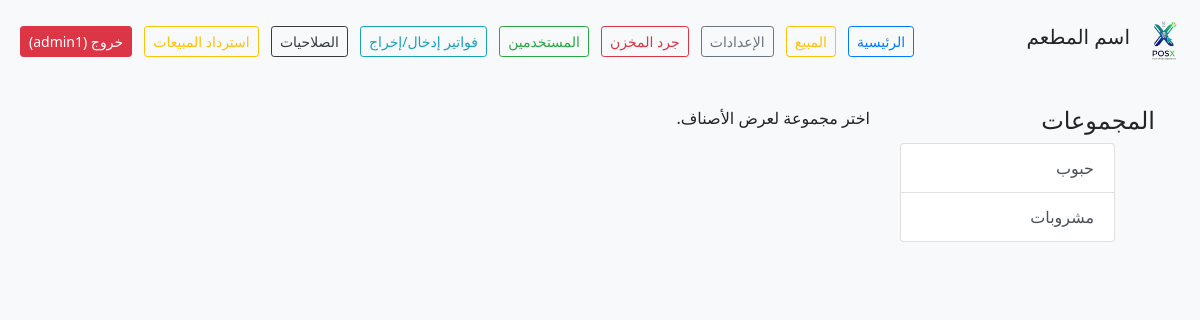
The app's page /public/items.php?group_id=0 (signed in), older data.
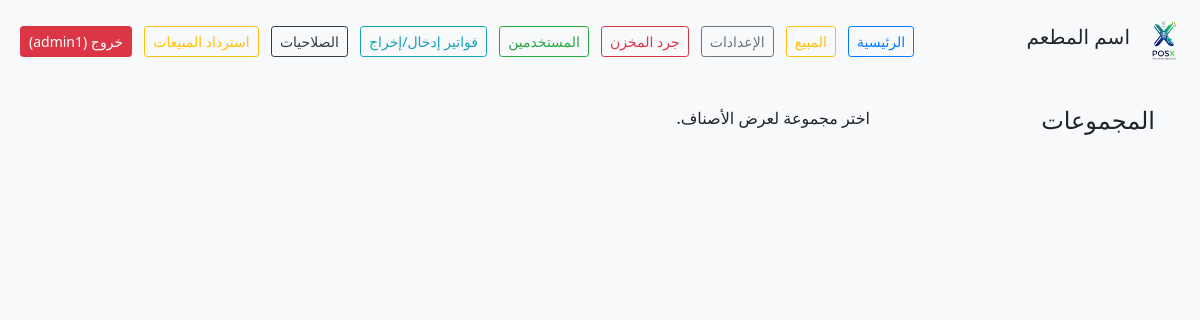
The same page, newer data.
### tables this page shows
CREATE TABLE Groups (
	id INTEGER PRIMARY KEY AUTOINCREMENT,
	name TEXT NOT NULL,
	printer_id INTEGER REFERENCES Printers(id) ON DELETE SET NULL
);

### src/Group.php (called while the page is built, shortened)
<?php
class Group
{
    private PDO $db;
    public function __construct(PDO $db)
    {
        $this->db = $db;
    }
    public function all(): array
    {
        $stmt = $this->db->query('
            SELECT g.id, g.name, g.printer_id, p.name AS printer_name
            FROM Groups g
            LEFT JOIN Printers p ON g.printer_id = p.id
            ORDER BY g.name
        ');
        return $stmt->fetchAll(PDO::FETCH_ASSOC);
    }
}

### public/items.php (the view, shortened to what this page needs)
<?php
require_once __DIR__ . '/../src/init.php';
require_once __DIR__ . '/../src/Group.php';
$groupModel = new Group($db);
$itemModel  = new Item($db);
$groups = $groupModel->all();
$selectedGroupId = isset($_GET['group_id']) ? (int)$_GET['group_id'] : null;
$items = $selectedGroupId ? $itemModel->allByGroup($selectedGroupId) : [];
?>
<?php include 'header.php'; ?>
<div class="row">
  <div class="col-md-3">
    <h4>المجموعات</h4>
    <ul class="list-group">
      <?php foreach ($groups as $g): ?>
        <a href="?group_id=<?= $g['id'] ?>"
           class="list-group-item list-group-item-action
             <?= $selectedGroupId === $g['id'] ? 'active' : '' ?>">
          <?= htmlspecialchars($g['name']) ?>
        </a>
      <?php endforeach; ?>
    </ul>
  </div>
  <div class="col-md-9">
    <?php if ($selectedGroupId): ?>
      <div class="d-flex justify-content-between align-items-center mb-3">
        <?php
        $namesById = array_column($groups, 'name', 'id');
        ?>
        <h4>الأصناف في: <?= htmlspecialchars($namesById[$selectedGroupId] ?? '') ?></h4>
        <a href="item_form.php?group_id=<?= $selectedGroupId ?>"
           class="btn btn-success">+ إضافة صنف</a>
      </div>
      <table class="table table-striped table-bordered">
        <thead>
          <tr>
            <th>#</th>
            <th>الاسم (عربي)</th>
            <th>الاسم (إنجليزي)</th>
            <th>باركود</th>
            <th>السعر</th>
            <th>الكمية</th>
            <th>الوحدة</th>
            <th>إجراءات</th>
          </tr>
        </thead>
        <tbody>
          <?php foreach ($items as $i): ?>
            <tr>
              <td><?= $i['id'] ?></td>
              <td><?= htmlspecialchars($i['name_ar']) ?></td>
              <td><?= htmlspecialchars($i['name_en']) ?></td>
              <td><?= htmlspecialchars($i['barcode']) ?></td>
              <td><?= htmlspecialchars($i['price']) ?></td>
              <td><?= htmlspecialchars($i['stock']) ?></td>
              <td><?= htmlspecialchars($i['unit']) ?></td>
              <td>
                <a href="item_form.php?id=<?= $i['id'] ?>&group_id=<?= $selectedGroupId ?>" class="btn btn-sm btn-primary">تعديل</a>
                <form action="item_delete.php?id=<?= $i['id'] ?>&group_id=<?= $selectedGroupId ?>" method="post" style="display:inline" onsubmit="return confirm('هل تريد حذف هذا الصنف؟');">
                  <button type="submit" class="btn btn-sm btn-danger" data-auth="btn_delete_item">حذف</button>
                </form>
              </td>
            </tr>
          <?php endforeach; ?>
        </tbody>
      </table>
    <?php else: ?>
      <p>اختر مجموعة لعرض الأصناف.</p>
    <?php endif; ?>
  </div>
</div>
</main>
</body>
</html>

Row changes from the older to the newer data that the page shows:
removed groups: name "حبوب"
removed groups: name "مشروبات"
